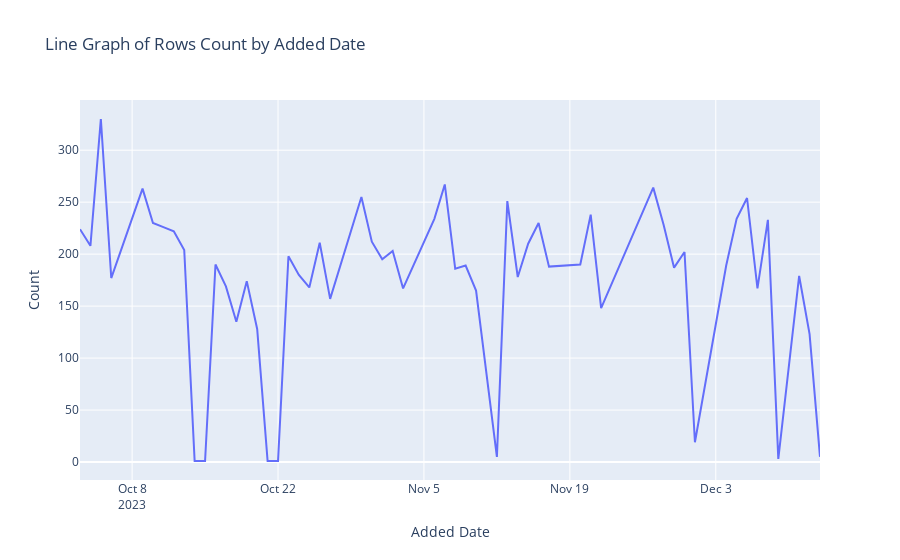

Write notebook code for a chart like this one.
### Markdown cell above
### 2.3.2. Analyze trend in data addition and deletion.

### Code cell
df['added_date'] = df['added_time'].dt.date

count_by_date = df.groupby('added_date').size().reset_index(name='count')

fig = go.Figure()

fig.add_trace(go.Scatter(x=count_by_date['added_date'], y=count_by_date['count'], mode='lines', name='Count'))

fig.update_layout(
    title='Line Graph of Rows Count by Added Date',
    xaxis=dict(title='Added Date'),
    yaxis=dict(title='Count'))

# Show the plot
fig.show()

### Figure 1 — Plotly figure (JSON) as saved in the notebook; plotly's stock layout.template omitted (floating-point values rounded to 4 significant figures)
{"data": [{"mode": "lines", "name": "Count", "type": "scatter", "x": ["2023-10-03", "2023-10-04", "2023-10-05", "2023-10-06", "2023-10-09", "2023-10-10", "2023-10-11", "2023-10-12", "2023-10-13", "2023-10-14", "2023-10-15", "2023-10-16", "2023-10-17", "2023-10-18", "2023-10-19", "2023-10-20", "2023-10-21", "2023-10-22", "2023-10-23", "2023-10-24", "2023-10-25", "2023-10-26", "2023-10-27", "2023-10-30", "2023-10-31", "2023-11-01", "2023-11-02", "2023-11-03", "2023-11-06", "2023-11-07", "2023-11-08", "2023-11-09", "2023-11-10", "2023-11-12", "2023-11-13", "2023-11-14", "2023-11-15", "2023-11-16", "2023-11-17", "2023-11-20", "2023-11-21", "2023-11-22", "2023-11-27", "2023-11-28", "2023-11-29", "2023-11-30", "2023-12-01", "2023-12-04", "2023-12-05", "2023-12-06", "2023-12-07", "2023-12-08", "2023-12-09", "2023-12-11", "2023-12-12", "2023-12-13"], "y": [224, 208, 330, 177, 263, 230, 226, 222, 204, 1, 1, 190, 169, 135, 174, 128, 1, 1, 198, 180, 168, 211, 157, 255, 212, 195, 203, 167, 234, 267, 186, 189, 165, 5, 251, 178, 210, 230, 188, 190, 238, 148, 264, 228, 187, 202, 19, 189, 234, 254, 167, 233, 3, 179, 123, 5]}], "layout": {"title": {"text": "Line Graph of Rows Count by Added Date"}, "xaxis": {"title": {"text": "Added Date"}}, "yaxis": {"title": {"text": "Count"}}}}
